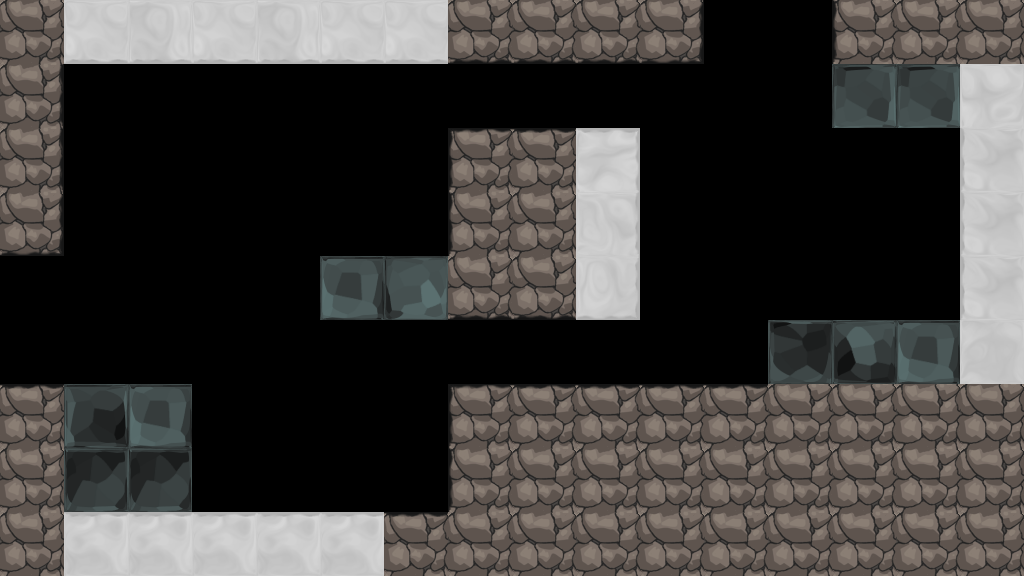

Rendered tile map (Tiled .tmx) drawn with the repository's tilesets; below, a short description and the full map source, tile grids included:
An orthogonal 16x9 tile map with 64x64 px tiles, 1 tile layer (tile), 1 hidden layer not drawn, 6 tilesets and 6 objects (2x DoorBlack, 2x Exit, GemRed, Griddy).

<map version="1.0" orientation="orthogonal" width="16" height="9" tilewidth="64" tileheight="64">
 <properties>
  <property name="bg" value="bg4_red" />
  <property name="bgParallaxX" value=".7" />
  <property name="bgParallaxY" value=".7" />
  <property name="music" value="boss1" />
 </properties>
 <tileset firstgid="1" source="tiles/black_tiles.tsx" />
 <tileset firstgid="50" source="tiles/white_tiles.tsx" />
 <tileset firstgid="99" source="tiles/mixed_tiles.tsx" />
 <tileset firstgid="211" source="tiles/glass_tiles.tsx" />
 <tileset firstgid="260" source="tiles/black_indestructable.tsx" />
 <tileset firstgid="310" source="tiles/sand_tiles.tsx" />
 <layer name="backTile" width="16" height="9" visible="0">
  <data encoding="csv">
0,0,0,0,0,0,0,0,0,0,0,0,0,0,0,0,
0,0,0,0,0,0,0,0,0,0,0,0,0,0,0,0,
0,0,0,0,0,0,0,0,0,0,0,0,0,0,0,0,
0,0,0,0,0,0,0,0,0,0,0,0,0,0,0,0,
0,0,0,0,0,0,0,0,0,0,0,0,0,0,0,0,
0,0,0,0,0,0,0,0,0,0,0,0,0,0,0,0,
0,0,0,0,0,0,0,0,0,0,0,0,0,0,0,0,
0,0,0,0,0,0,0,0,0,0,0,0,0,0,0,0,
0,0,0,0,0,0,0,0,0,0,0,0,0,0,0,0
</data>
 </layer>
 <objectgroup name="obj" width="16" height="9">
  <object type="DoorBlack" x="704" y="0" width="128" height="64">
   <properties>
    <property name="autoClose" value="true" />
    <property name="cannotOpen" value="true" />
   </properties>
  </object>
  <object type="GemRed" x="384" y="336" width="64" height="64">
   <ellipse />
  </object>
  <object type="Griddy" x="137" y="133" />
  <object type="DoorBlack" x="0" y="256" width="64" height="128" />
 </objectgroup>
 <layer name="tile" width="16" height="9">
  <data encoding="csv">
5,80,87,80,87,80,80,31,31,31,39,0,0,22,7,7,
26,0,0,0,0,0,0,0,0,0,0,0,0,217,217,54,
26,0,0,0,0,0,0,9,10,60,0,0,0,0,0,71,
32,0,0,0,0,0,0,22,49,74,0,0,0,0,0,71,
0,0,0,0,0,211,223,38,38,88,0,0,0,0,0,71,
0,0,0,0,0,0,0,0,0,0,0,0,220,213,211,55,
17,212,211,0,0,0,0,16,10,17,17,17,28,3,14,3,
1,221,221,0,0,0,0,23,2,6,2,4,35,28,7,4,
1,66,66,66,66,66,10,4,7,6,28,28,7,7,7,4
</data>
 </layer>
 <objectgroup name="front" width="16" height="9">
  <object type="Exit" x="704" y="0" width="128" height="64">
   <properties>
    <property name="mapTo" value="griddy2" />
    <property name="noSensor" value="true" />
   </properties>
  </object>
  <object type="Exit" x="-7" y="257" width="36" height="128">
   <properties>
    <property name="mapTo" value="lastRescue" />
   </properties>
  </object>
 </objectgroup>
</map>
